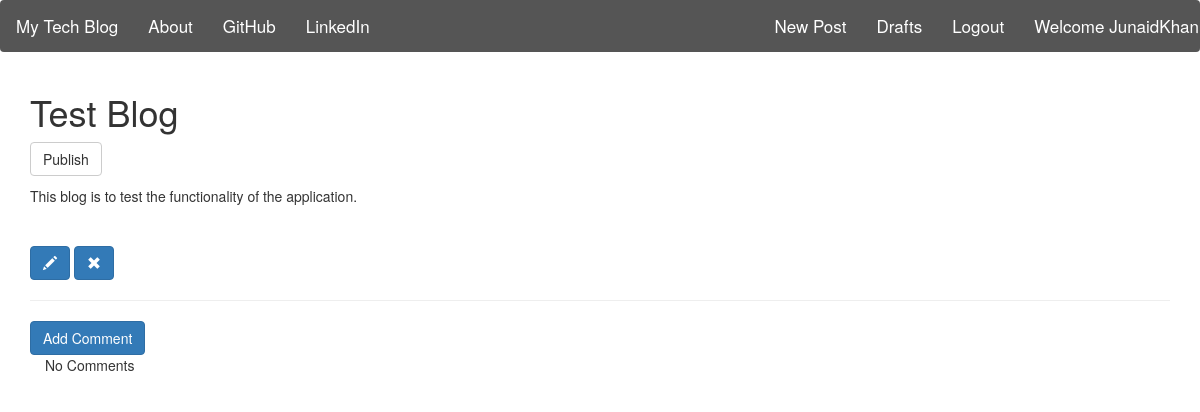
/blog/post/9/ (signed in), run on the app's committed database.
### blog/models.py (models this page shows, shortened)
class Post(models.Model):
    author = models.ForeignKey('auth.User', on_delete = models.CASCADE)
    title = models.CharField(max_length = 200)
    text = models.TextField()
    created_date = models.DateTimeField(default = timezone.now)
    published_date = models.DateTimeField(blank = True, null = True)

### blog/views.py (the view)
# urls.py: url(r'^post/(?P<pk>\d+)/$', views.PostDetailView.as_view(), name = 'post_detail'),
class PostDetailView(DetailView):
    model = models.Post

### blog/templates/blog/post_detail.html
{% extends 'blog/base.html' %}
{% block body_block %}
  <h1 class="posttitle">{{post.title}}</h1>
  {% if post.published_date %}
    <div class="date postdate">
      {{post.published_date}}
    </div>
  {% else %}
      <a class="btn btn-default" href="{% url 'blog:post_publish' pk=post.pk %}">Publish</a>
  {% endif %}
  <p class = 'postcontent'>{{ post.text|safe|linebreaksbr }}</p>
  {% if user.is_authenticated %}
    <a class="btn btn-primary" href="{% url 'blog:post_edit' pk=post.pk %}"><span class="glyphicon glyphicon-pencil"></span></a>
    <a class="btn btn-primary" href="{% url 'blog:post_remove' pk=post.pk %}"><span class="glyphicon glyphicon-remove"></span></a>
  {% endif %}
  <hr>
  <a class="btn btn-primary btn-comment" href="{% url 'blog:add_comment_to_post' pk=post.pk %}">Add Comment</a>
  <div class="container">
    {% for comment in post.comments.all %}
      <br>
      {% if user.is_authenticated or comment.approved_comment %}
        {{comment.created_date}}
        {% if not comment.approved_comment%}
        <a class="btn btn-default" href="{% url 'blog:comment_remove' pk=comment.pk %}"><span class="glyphicon glyphicon-remove"></span></a>
        <a class="btn btn-primary" href="{% url 'blog:comment_approve' pk=comment.pk %}"><span class="glyphicon glyphicon-ok"></span></a>
        {% endif %}
        <p>{{comment.text|safe|linebreaks}}</p>
        <p>Posted By:{{comment.author}}</p>
      {% endif %}
      {% empty %}
      <p>No Comments</p>
    {% endfor %}
  </div>
{% endblock %}

### blog/templates/blog/base.html (shortened to what this page needs)
<!DOCTYPE html>
{% load staticfiles %}
<html lang="en" dir="ltr">
  <head>
    <link rel="stylesheet" href="https://maxcdn.bootstrapcdn.com/bootstrap/3.4.0/css/bootstrap.min.css">
    <link rel="stylesheet" href="//cdn.jsdelivr.net/npm/medium-editor@latest/dist/css/medium-editor.min.css" type="text/css" media="screen" charset="utf-8">
    <link rel="stylesheet" href="{% static 'css/blog.css'%}">
  </head>
  <body>
    <nav class="navbar">
        <ul class=" nav navbar-nav">
          <li class=""><a href="{% url 'blog:post_list' %}">My Tech Blog</a></li>
          <li><a href="{% url 'blog:about' %}">About</a></li>
          <li><a href="www.github.com">GitHub</a></li>
          <li><a href="www.linkedin.com">LinkedIn</a></li>
        </ul>
        <ul class="nav navbar-nav navbar-right">
          {% if user.is_authenticated %}
            <li><a href="{% url 'blog:post_new' %}">New Post</a></li>
            <li><a href="{% url 'blog:post_draft_list' %}">Drafts</a></li>
            <li><a href="{% url 'logout' %}">Logout</a></li>
            <li><a>Welcome {{user.username}} </a></li>
          {% else %}
            <li><a href="{% url 'login' %}"><span class="glyphicon glyphicon-user"></span></a></li>
          {% endif %}
        </ul>
    </nav>
    <div class="content container">
          {% block body_block %}
          {% endblock %}
    </div>
  </body>
</html>

### blog/static/css/blog.css (style rules this page uses)
.navbar { width: 100%; background-color: #555; overflow: auto; }
.navbar a { float: left; text-align: center; padding: 12px; color: white; text-decoration: none; font-size: 17px; }

### data on the page
Post: title "Test Blog", text "This blog is to test the functionality of the application."

### other printed values
{{ user.username }} "JunaidKhan"
